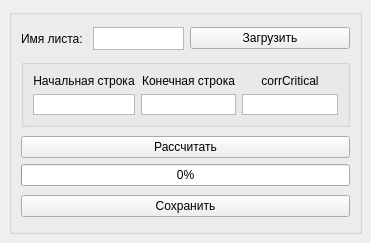
<?xml version="1.0" encoding="UTF-8"?>
<ui version="4.0">
 <class>MainWindow</class>
 <widget class="QMainWindow" name="MainWindow">
  <property name="geometry">
   <rect>
    <x>0</x>
    <y>0</y>
    <width>371</width>
    <height>243</height>
   </rect>
  </property>
  <property name="windowTitle">
   <string>corrTable</string>
  </property>
  <widget class="QWidget" name="centralwidget">
   <layout class="QVBoxLayout" name="verticalLayout_6">
    <item>
     <widget class="QGroupBox" name="groupBox">
      <property name="title">
       <string/>
      </property>
      <layout class="QGridLayout" name="gridLayout_2">
       <item row="1" column="0">
        <widget class="QGroupBox" name="gridGroupBox">
         <property name="maximumSize">
          <size>
           <width>16777215</width>
           <height>68</height>
          </size>
         </property>
         <layout class="QGridLayout" name="gridLayout">
          <item row="1" column="1">
           <widget class="QTextEdit" name="strFin">
            <property name="inputMethodHints">
             <set>Qt::ImhNone</set>
            </property>
            <property name="verticalScrollBarPolicy">
             <enum>Qt::ScrollBarAlwaysOff</enum>
            </property>
            <property name="horizontalScrollBarPolicy">
             <enum>Qt::ScrollBarAlwaysOff</enum>
            </property>
           </widget>
          </item>
          <item row="1" column="0">
           <widget class="QTextEdit" name="strInit">
            <property name="inputMethodHints">
             <set>Qt::ImhNone</set>
            </property>
            <property name="verticalScrollBarPolicy">
             <enum>Qt::ScrollBarAlwaysOff</enum>
            </property>
            <property name="horizontalScrollBarPolicy">
             <enum>Qt::ScrollBarAlwaysOff</enum>
            </property>
           </widget>
          </item>
          <item row="0" column="0">
           <widget class="QLabel" name="strInit_label">
            <property name="text">
             <string>Начальная строка</string>
            </property>
            <property name="alignment">
             <set>Qt::AlignCenter</set>
            </property>
           </widget>
          </item>
          <item row="1" column="2">
           <widget class="QTextEdit" name="corrCritical">
            <property name="inputMethodHints">
             <set>Qt::ImhNone</set>
            </property>
            <property name="verticalScrollBarPolicy">
             <enum>Qt::ScrollBarAlwaysOff</enum>
            </property>
            <property name="horizontalScrollBarPolicy">
             <enum>Qt::ScrollBarAlwaysOff</enum>
            </property>
           </widget>
          </item>
          <item row="0" column="2">
           <widget class="QLabel" name="corrCritical_label">
            <property name="text">
             <string>corrCritical</string>
            </property>
            <property name="alignment">
             <set>Qt::AlignCenter</set>
            </property>
           </widget>
          </item>
          <item row="0" column="1">
           <widget class="QLabel" name="strFin_label">
            <property name="text">
             <string>Конечная строка</string>
            </property>
            <property name="alignment">
             <set>Qt::AlignCenter</set>
            </property>
           </widget>
          </item>
         </layout>
        </widget>
       </item>
       <item row="0" column="0">
        <layout class="QHBoxLayout" name="horizontalLayout">
         <item>
          <widget class="QLabel" name="label">
           <property name="text">
            <string>Имя листа: </string>
           </property>
          </widget>
         </item>
         <item>
          <widget class="QTextEdit" name="sheet">
           <property name="minimumSize">
            <size>
             <width>0</width>
             <height>0</height>
            </size>
           </property>
           <property name="maximumSize">
            <size>
             <width>16777215</width>
             <height>23</height>
            </size>
           </property>
           <property name="inputMethodHints">
            <set>Qt::ImhNone</set>
           </property>
           <property name="verticalScrollBarPolicy">
            <enum>Qt::ScrollBarAlwaysOff</enum>
           </property>
           <property name="horizontalScrollBarPolicy">
            <enum>Qt::ScrollBarAlwaysOff</enum>
           </property>
          </widget>
         </item>
         <item>
          <widget class="QPushButton" name="downloadButton">
           <property name="minimumSize">
            <size>
             <width>160</width>
             <height>0</height>
            </size>
           </property>
           <property name="text">
            <string>Загрузить</string>
           </property>
          </widget>
         </item>
        </layout>
       </item>
       <item row="2" column="0">
        <layout class="QVBoxLayout" name="verticalLayout_4">
         <item>
          <widget class="QPushButton" name="calcButton">
           <property name="text">
            <string>Рассчитать</string>
           </property>
          </widget>
         </item>
         <item>
          <widget class="QProgressBar" name="progressBar">
           <property name="contextMenuPolicy">
            <enum>Qt::DefaultContextMenu</enum>
           </property>
           <property name="value">
            <number>0</number>
           </property>
          </widget>
         </item>
        </layout>
       </item>
       <item row="3" column="0">
        <layout class="QVBoxLayout" name="verticalLayout_5">
         <item>
          <widget class="QPushButton" name="saveButton">
           <property name="text">
            <string>Сохранить</string>
           </property>
          </widget>
         </item>
        </layout>
       </item>
      </layout>
     </widget>
    </item>
   </layout>
  </widget>
 </widget>
 <resources/>
 <connections/>
</ui>
